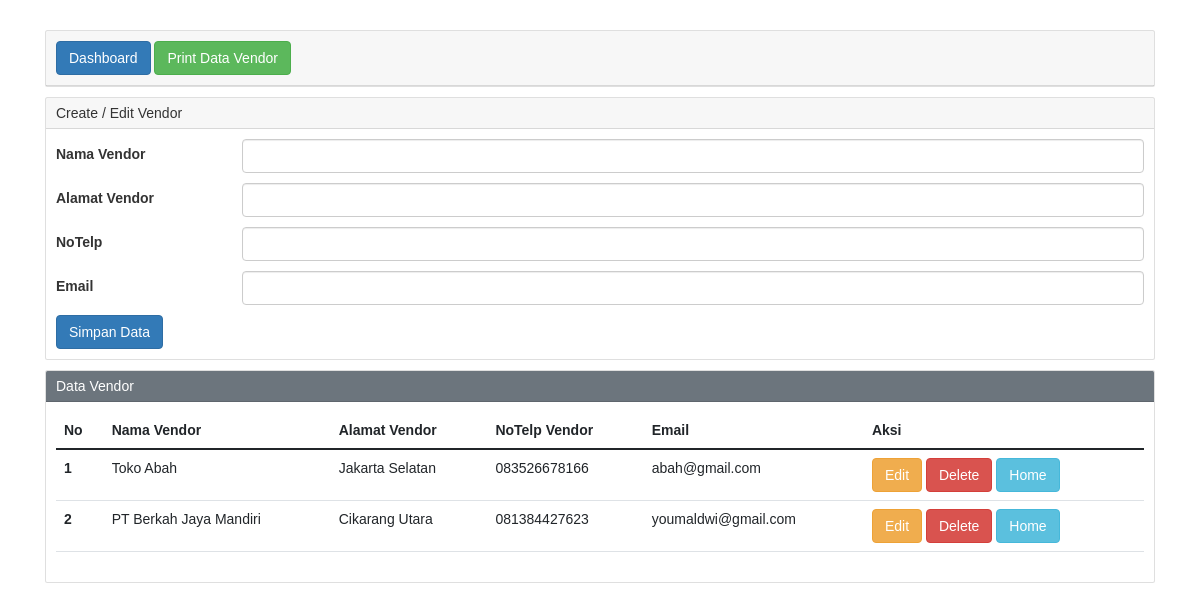
The app's page /vendor.php with its own data.
### tables this page shows
CREATE TABLE `vendor` (
  `id_vendor` int(11) NOT NULL,
  `nama_vendor` varchar(100) NOT NULL,
  `alamat_vendor` varchar(100) NOT NULL,
  `telp_vendor` varchar(15) NOT NULL,
  `email_vendor` varchar(100) NOT NULL
);

### vendor.php (the view, shortened to what this page needs)
<?php
$host       = "localhost";
$user       = "root";
$pass       = "";
$db         = "perpustakaan_2022";
$koneksi    = mysqli_connect($host, $user, $pass, $db);
$namaVendor = "";
$telp = "";
$alamat = "";
$email = "";
?>
<!DOCTYPE html>
<html lang="en">
<head>
    <link href="https://cdn.jsdelivr.net/npm/bootstrap@5.0.2/dist/css/bootstrap.min.css" rel="stylesheet">
    <link rel="stylesheet" href="https://maxcdn.bootstrapcdn.com/bootstrap/3.4.0/css/bootstrap.min.css">
    <link rel="stylesheet" href="style.css" />
</head>
<body class="container">
    <div class="mt-4">
        <div class="card mt-5">
            <div class="card-header">
            <a href="Dashboard.html" class="btn btn-primary mt-2 mb-2">Dashboard</a>
                <a href="read_vendor.php" class="btn btn-success mt-2 mb-2">Print Data Vendor</a>
            </div>
        </div>
        <div class="card ">
            <div class="card-header">
                Create / Edit Vendor
            </div>
            <div class="card-body">
                <form action="" method="POST">
                    <div class="mb-3 row">
                        <label for="namaVendor" class="col-sm-2 col-form-label">Nama Vendor</label>
                        <div class="col-sm-10">
                            <input type="text" class="form-control" id="namaVendor" name="namaVendor" value="<?php echo $namaVendor ?>">
                        </div>
                    </div>
                    <div class="mb-3 row">
                        <label for="alamat" class="col-sm-2 col-form-label">Alamat Vendor</label>
                        <div class="col-sm-10">
                            <input type="text" class="form-control" id="alamat" name="alamat" value="<?php echo $alamat ?>">
                        </div>
                    </div>
                    <div class="mb-3 row">
                        <label for="telp" class="col-sm-2 col-form-label">NoTelp</label>
                        <div class="col-sm-10">
                            <input type="text" class="form-control" id="telp" name="telp" maxlength="15" value="<?php echo $telp ?>">
                        </div>
                    </div>
                    <div class="mb-3 row">
                        <label for="email" class="col-sm-2 col-form-label">Email</label>
                        <div class="col-sm-10">
                            <input type="text" class="form-control" id="email" name="email" value="<?php echo $email ?>">
                        </div>
                    </div>
                    <div class="col-12">
                        <input type="submit" name="simpan" value="Simpan Data" class="btn btn-primary" />
                    </div>
                </form>
            </div>
        </div>
        <div class="card">
            <div class="card-header text-white bg-secondary">
                Data Vendor
            </div>
            <div class="card-body">
                <table class="table">
                    <thead>
                        <tr>
                            <th scope="col">No</th>
                            <th scope="col">Nama Vendor</th>
                            <th scope="col">Alamat Vendor</th>
                            <th scope="col">NoTelp Vendor</th>
                            <th scope="col">Email</th>
                            <th scope="col">Aksi</th>
                        </tr>
                    <tbody>
                        <?php
                        $sql2 = "SELECT * FROM `vendor` ORDER BY id_vendor ASC";
                        $q2 = mysqli_query($koneksi, $sql2);
                        $urut = 1;
                        while ($r2 = mysqli_fetch_array($q2)) {
                            $idVendor = $r2['id_vendor'];
                            $namaVendor = $r2['nama_vendor'];
                            $alamat = $r2['alamat_vendor'];
                            $telp = $r2['telp_vendor'];
                            $email = $r2['email_vendor'];
                        ?>
                            <tr>
                                <th scope="row"><?php echo $urut++ ?> </th>
                                <td scope="row"><?php echo $namaVendor ?></td>
                                <td scope="row"><?php echo $alamat ?></td>
                                <td scope="row"><?php echo $telp ?></td>
                                <td scope="row"><?php echo $email ?></td>
                                <td scope="row">
                                    <a href="vendor.php?op=edit&id_vendor=<?php echo $idVendor ?>">
                                        <button type="button" class="btn btn-warning">Edit</button>
                                    </a>
                                    <a href="vendor.php?op=delete&id_vendor=<?php echo $idVendor ?>" onclick="return confirm('Yakin Hapus Data')">
                                        <button type="button" class="btn btn-danger">Delete</button>
                                    </a>
                                    <a href="dashboard.html" onclick="return confirm('Kembali Ke Menu Utama')">
                                        <button type="button" class="btn btn-info">Home</button>
                                    </a>
                                </td>
                            </tr>
                        <?php
                        }
                        ?>
                    </tbody>
                    </thead>
                </table>
            </div>
        </div>
    </div>
</body>
</html>

### style.css (style rules this page uses)
* { margin: 0; padding: 0; font-family: sans-serif; }
.container { width: 100%; height: 100vh; list-style-position: center; background-image: linear-gradient( rgba(126, 121, 121, 0.75), rgba(0, 0, 0, 0.75) ) url(image/history.jpg); background-position: center; background-size: cover; }
.card { margin-top: 10px; }

### records on screen
vendor: nama_vendor "Toko Abah", alamat_vendor "Jakarta Selatan", telp_vendor "083526678166", email_vendor "abah@gmail.com"
vendor: nama_vendor "PT Berkah Jaya Mandiri", alamat_vendor "Cikarang Utara", telp_vendor "081384427623", email_vendor "youmaldwi@gmail.com"
